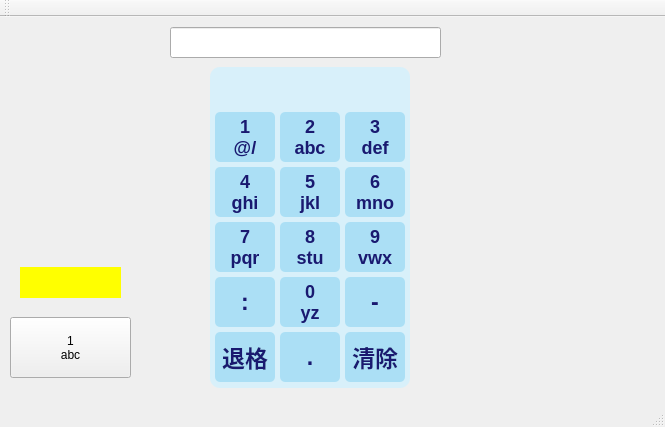
<?xml version="1.0" encoding="UTF-8"?>
<ui version="4.0">
 <class>MainWindow</class>
 <widget class="QMainWindow" name="MainWindow">
  <property name="geometry">
   <rect>
    <x>0</x>
    <y>0</y>
    <width>665</width>
    <height>427</height>
   </rect>
  </property>
  <property name="windowTitle">
   <string>MainWindow</string>
  </property>
  <widget class="QWidget" name="centralWidget">
   <widget class="QLineEdit" name="lineEdit">
    <property name="geometry">
     <rect>
      <x>170</x>
      <y>10</y>
      <width>271</width>
      <height>31</height>
     </rect>
    </property>
    <property name="cursor">
     <cursorShape>IBeamCursor</cursorShape>
    </property>
   </widget>
   <widget class="QPushButton" name="pushButton">
    <property name="geometry">
     <rect>
      <x>10</x>
      <y>300</y>
      <width>121</width>
      <height>61</height>
     </rect>
    </property>
    <property name="focusPolicy">
     <enum>Qt::NoFocus</enum>
    </property>
    <property name="text">
     <string>1
abc</string>
    </property>
   </widget>
   <widget class="QLabel" name="label">
    <property name="geometry">
     <rect>
      <x>20</x>
      <y>250</y>
      <width>101</width>
      <height>31</height>
     </rect>
    </property>
    <property name="styleSheet">
     <string notr="true">background-color:yellow</string>
    </property>
    <property name="text">
     <string/>
    </property>
    <property name="alignment">
     <set>Qt::AlignCenter</set>
    </property>
   </widget>
   <widget class="QFrame" name="frameEnKeyBord">
    <property name="geometry">
     <rect>
      <x>210</x>
      <y>50</y>
      <width>200</width>
      <height>321</height>
     </rect>
    </property>
    <property name="styleSheet">
     <string notr="true">QFrame{background-color: rgb(216, 240, 250); border-radius: 10px;}</string>
    </property>
    <property name="frameShape">
     <enum>QFrame::StyledPanel</enum>
    </property>
    <property name="frameShadow">
     <enum>QFrame::Raised</enum>
    </property>
    <widget class="QPushButton" name="EightEN">
     <property name="geometry">
      <rect>
       <x>70</x>
       <y>155</y>
       <width>60</width>
       <height>50</height>
      </rect>
     </property>
     <property name="focusPolicy">
      <enum>Qt::NoFocus</enum>
     </property>
     <property name="styleSheet">
      <string notr="true">QPushButton{outline: none; border-radius: 5px; font-weight: bold; font-size: 18px; color: rgb(25, 25, 112); background-color:rgb(171, 223, 245); } QPushButton:pressed{background-color: rgb(25, 25, 112) ; color: white;}</string>
     </property>
     <property name="text">
      <string>8
stu</string>
     </property>
    </widget>
    <widget class="QPushButton" name="TowEN">
     <property name="geometry">
      <rect>
       <x>70</x>
       <y>45</y>
       <width>60</width>
       <height>50</height>
      </rect>
     </property>
     <property name="focusPolicy">
      <enum>Qt::NoFocus</enum>
     </property>
     <property name="styleSheet">
      <string notr="true">QPushButton{outline: none; border-radius: 5px; font-weight: bold; font-size: 18px; color: rgb(25, 25, 112); background-color:rgb(171, 223, 245); } QPushButton:pressed{background-color: rgb(25, 25, 112) ; color: white;}</string>
     </property>
     <property name="text">
      <string>2
abc</string>
     </property>
    </widget>
    <widget class="QPushButton" name="Char1">
     <property name="geometry">
      <rect>
       <x>5</x>
       <y>210</y>
       <width>60</width>
       <height>50</height>
      </rect>
     </property>
     <property name="focusPolicy">
      <enum>Qt::NoFocus</enum>
     </property>
     <property name="styleSheet">
      <string notr="true">QPushButton{outline: none; border-radius: 5px; font-weight: bold; font-size: 23px; color: rgb(25, 25, 112); background-color:rgb(171, 223, 245); } QPushButton:pressed{background-color: rgb(25, 25, 112) ; color: white;}</string>
     </property>
     <property name="text">
      <string>:</string>
     </property>
    </widget>
    <widget class="QPushButton" name="RemoveAll">
     <property name="geometry">
      <rect>
       <x>135</x>
       <y>265</y>
       <width>60</width>
       <height>50</height>
      </rect>
     </property>
     <property name="focusPolicy">
      <enum>Qt::NoFocus</enum>
     </property>
     <property name="styleSheet">
      <string notr="true">QPushButton{outline: none; border-radius: 5px; font-weight: bold; font-size: 23px; color: rgb(25, 25, 112); background-color:rgb(171, 223, 245); } QPushButton:pressed{background-color: rgb(25, 25, 112) ; color: white;}</string>
     </property>
     <property name="text">
      <string>清除</string>
     </property>
    </widget>
    <widget class="QPushButton" name="Remove">
     <property name="geometry">
      <rect>
       <x>5</x>
       <y>265</y>
       <width>60</width>
       <height>50</height>
      </rect>
     </property>
     <property name="focusPolicy">
      <enum>Qt::NoFocus</enum>
     </property>
     <property name="styleSheet">
      <string notr="true">QPushButton{outline: none; border-radius: 5px; font-weight: bold; font-size: 23px; color: rgb(25, 25, 112); background-color:rgb(171, 223, 245); } QPushButton:pressed{background-color: rgb(25, 25, 112) ; color: white;}</string>
     </property>
     <property name="text">
      <string>退格</string>
     </property>
    </widget>
    <widget class="QPushButton" name="FiveEN">
     <property name="geometry">
      <rect>
       <x>70</x>
       <y>100</y>
       <width>60</width>
       <height>50</height>
      </rect>
     </property>
     <property name="focusPolicy">
      <enum>Qt::NoFocus</enum>
     </property>
     <property name="styleSheet">
      <string notr="true">QPushButton{outline: none; border-radius: 5px; font-weight: bold; font-size: 18px; color: rgb(25, 25, 112); background-color:rgb(171, 223, 245); } QPushButton:pressed{background-color: rgb(25, 25, 112) ; color: white;}</string>
     </property>
     <property name="text">
      <string>5
jkl</string>
     </property>
    </widget>
    <widget class="QPushButton" name="SevenEN">
     <property name="geometry">
      <rect>
       <x>5</x>
       <y>155</y>
       <width>60</width>
       <height>50</height>
      </rect>
     </property>
     <property name="focusPolicy">
      <enum>Qt::NoFocus</enum>
     </property>
     <property name="styleSheet">
      <string notr="true">QPushButton{outline: none; border-radius: 5px; font-weight: bold; font-size: 18px; color: rgb(25, 25, 112); background-color:rgb(171, 223, 245); } QPushButton:pressed{background-color: rgb(25, 25, 112) ; color: white;}</string>
     </property>
     <property name="text">
      <string>7
pqr</string>
     </property>
    </widget>
    <widget class="QPushButton" name="ZeroEN">
     <property name="geometry">
      <rect>
       <x>70</x>
       <y>210</y>
       <width>60</width>
       <height>50</height>
      </rect>
     </property>
     <property name="focusPolicy">
      <enum>Qt::NoFocus</enum>
     </property>
     <property name="styleSheet">
      <string notr="true">QPushButton{outline: none; border-radius: 5px; font-weight: bold; font-size: 18px; color: rgb(25, 25, 112); background-color:rgb(171, 223, 245); } QPushButton:pressed{background-color: rgb(25, 25, 112) ; color: white;}</string>
     </property>
     <property name="text">
      <string>0
yz</string>
     </property>
    </widget>
    <widget class="QPushButton" name="ThreeEN">
     <property name="geometry">
      <rect>
       <x>135</x>
       <y>45</y>
       <width>60</width>
       <height>50</height>
      </rect>
     </property>
     <property name="focusPolicy">
      <enum>Qt::NoFocus</enum>
     </property>
     <property name="styleSheet">
      <string notr="true">QPushButton{outline: none; border-radius: 5px; font-weight: bold; font-size: 18px; color: rgb(25, 25, 112); background-color:rgb(171, 223, 245); } QPushButton:pressed{background-color: rgb(25, 25, 112) ; color: white;}</string>
     </property>
     <property name="text">
      <string>3
def</string>
     </property>
     <property name="checkable">
      <bool>false</bool>
     </property>
     <property name="checked">
      <bool>false</bool>
     </property>
     <property name="autoRepeat">
      <bool>false</bool>
     </property>
     <property name="autoExclusive">
      <bool>false</bool>
     </property>
     <property name="autoDefault">
      <bool>false</bool>
     </property>
     <property name="default">
      <bool>false</bool>
     </property>
     <property name="flat">
      <bool>false</bool>
     </property>
    </widget>
    <widget class="QPushButton" name="OneEN">
     <property name="geometry">
      <rect>
       <x>5</x>
       <y>45</y>
       <width>60</width>
       <height>50</height>
      </rect>
     </property>
     <property name="focusPolicy">
      <enum>Qt::NoFocus</enum>
     </property>
     <property name="styleSheet">
      <string notr="true">QPushButton{outline: none; border-radius: 5px; font-weight: bold; font-size: 18px; color: rgb(25, 25, 112); background-color:rgb(171, 223, 245); } QPushButton:pressed{background-color: rgb(25, 25, 112) ; color: white;}</string>
     </property>
     <property name="text">
      <string>1
@/</string>
     </property>
    </widget>
    <widget class="QPushButton" name="Char2">
     <property name="geometry">
      <rect>
       <x>135</x>
       <y>210</y>
       <width>60</width>
       <height>50</height>
      </rect>
     </property>
     <property name="focusPolicy">
      <enum>Qt::NoFocus</enum>
     </property>
     <property name="styleSheet">
      <string notr="true">QPushButton{outline: none; border-radius: 5px; font-weight: bold; font-size: 23px; color: rgb(25, 25, 112); background-color:rgb(171, 223, 245); } QPushButton:pressed{background-color: rgb(25, 25, 112) ; color: white;}</string>
     </property>
     <property name="text">
      <string>-</string>
     </property>
    </widget>
    <widget class="QPushButton" name="Char3">
     <property name="geometry">
      <rect>
       <x>70</x>
       <y>265</y>
       <width>60</width>
       <height>50</height>
      </rect>
     </property>
     <property name="focusPolicy">
      <enum>Qt::NoFocus</enum>
     </property>
     <property name="styleSheet">
      <string notr="true">QPushButton{outline: none; border-radius: 5px; font-weight: bold; font-size: 23px; color: rgb(25, 25, 112); background-color:rgb(171, 223, 245); } QPushButton:pressed{background-color: rgb(25, 25, 112) ; color: white;}</string>
     </property>
     <property name="text">
      <string>.</string>
     </property>
    </widget>
    <widget class="QPushButton" name="FourEN">
     <property name="geometry">
      <rect>
       <x>5</x>
       <y>100</y>
       <width>60</width>
       <height>50</height>
      </rect>
     </property>
     <property name="focusPolicy">
      <enum>Qt::NoFocus</enum>
     </property>
     <property name="styleSheet">
      <string notr="true">QPushButton{outline: none; border-radius: 5px; font-weight: bold; font-size: 18px; color: rgb(25, 25, 112); background-color:rgb(171, 223, 245); } QPushButton:pressed{background-color: rgb(25, 25, 112) ; color: white;}</string>
     </property>
     <property name="text">
      <string>4
ghi</string>
     </property>
    </widget>
    <widget class="QPushButton" name="NineEN">
     <property name="geometry">
      <rect>
       <x>135</x>
       <y>155</y>
       <width>60</width>
       <height>50</height>
      </rect>
     </property>
     <property name="focusPolicy">
      <enum>Qt::NoFocus</enum>
     </property>
     <property name="styleSheet">
      <string notr="true">QPushButton{outline: none; border-radius: 5px; font-weight: bold; font-size: 18px; color: rgb(25, 25, 112); background-color:rgb(171, 223, 245); } QPushButton:pressed{background-color: rgb(25, 25, 112) ; color: white;}</string>
     </property>
     <property name="text">
      <string>9
vwx</string>
     </property>
    </widget>
    <widget class="QPushButton" name="SixEN">
     <property name="geometry">
      <rect>
       <x>135</x>
       <y>100</y>
       <width>60</width>
       <height>50</height>
      </rect>
     </property>
     <property name="focusPolicy">
      <enum>Qt::NoFocus</enum>
     </property>
     <property name="styleSheet">
      <string notr="true">QPushButton{outline: none; border-radius: 5px; font-weight: bold; font-size: 18px; color: rgb(25, 25, 112); background-color:rgb(171, 223, 245); } QPushButton:pressed{background-color: rgb(25, 25, 112) ; color: white;}</string>
     </property>
     <property name="text">
      <string>6
mno</string>
     </property>
    </widget>
    <widget class="QLabel" name="ShowEN">
     <property name="geometry">
      <rect>
       <x>10</x>
       <y>9</y>
       <width>180</width>
       <height>31</height>
      </rect>
     </property>
     <property name="styleSheet">
      <string notr="true">font-size: 23px; color: rgb(25, 25, 112);</string>
     </property>
     <property name="text">
      <string/>
     </property>
     <property name="alignment">
      <set>Qt::AlignCenter</set>
     </property>
    </widget>
   </widget>
  </widget>
  <widget class="QMenuBar" name="menuBar">
   <property name="geometry">
    <rect>
     <x>0</x>
     <y>0</y>
     <width>665</width>
     <height>23</height>
    </rect>
   </property>
  </widget>
  <widget class="QToolBar" name="mainToolBar">
   <attribute name="toolBarArea">
    <enum>TopToolBarArea</enum>
   </attribute>
   <attribute name="toolBarBreak">
    <bool>false</bool>
   </attribute>
  </widget>
  <widget class="QStatusBar" name="statusBar"/>
 </widget>
 <layoutdefault spacing="6" margin="11"/>
 <resources/>
 <connections/>
</ui>
